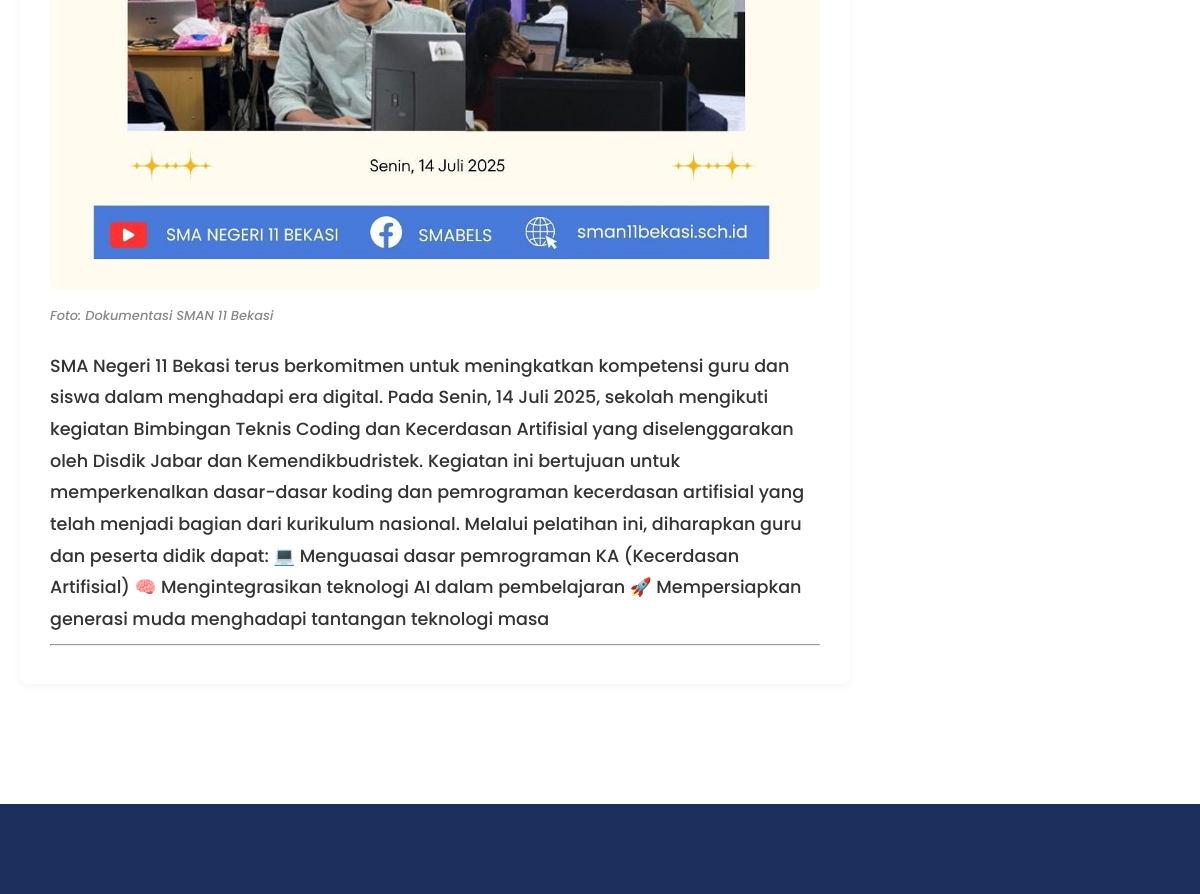
Page /news_detail.php?id=17 (middle part) on the earlier database version.
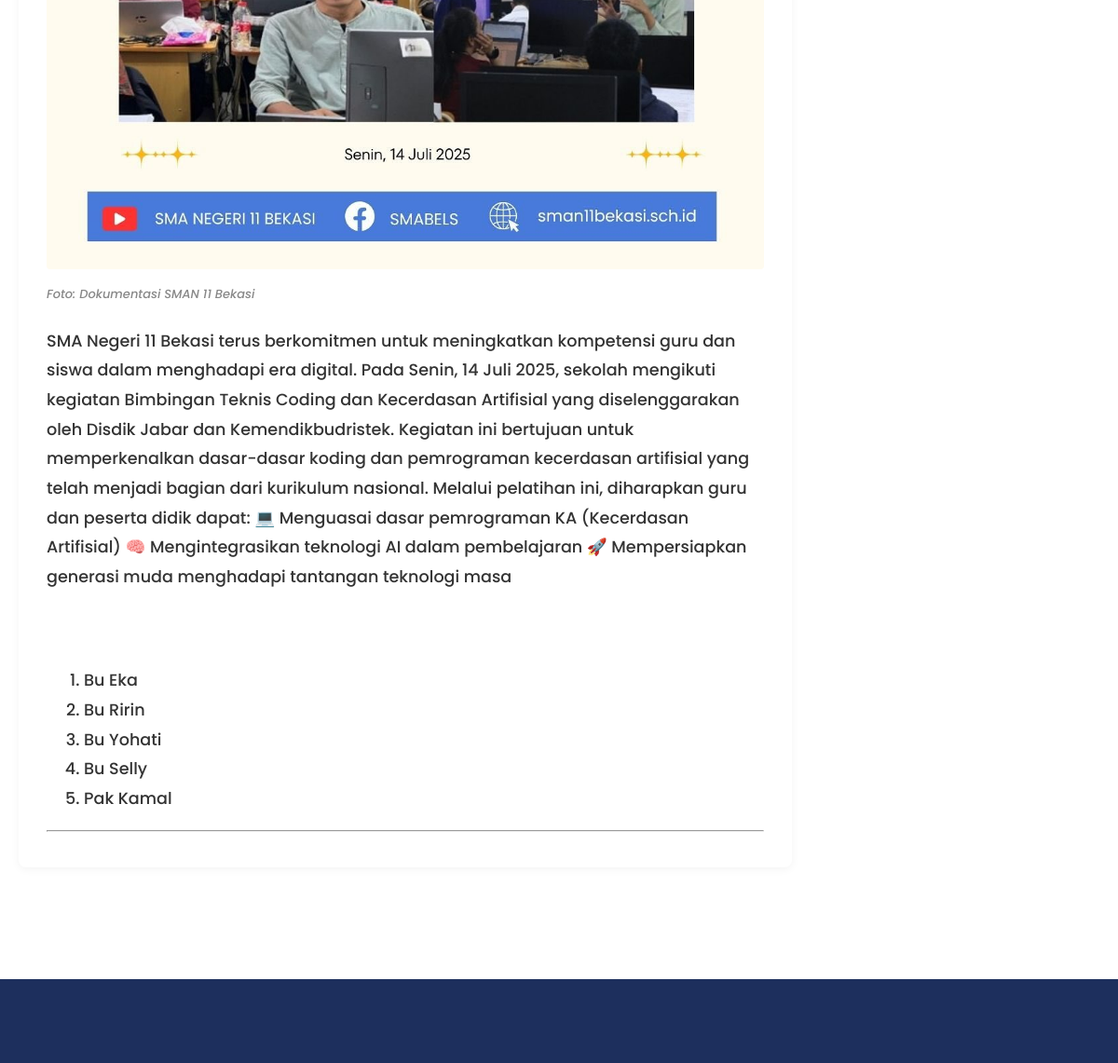
Same page on the later database version.
### tables this page shows
CREATE TABLE `berita` (
  `id` int(11) NOT NULL,
  `judul` varchar(255) DEFAULT NULL,
  `kategori` varchar(50) DEFAULT NULL,
  `isi` text DEFAULT NULL,
  `gambar` varchar(255) DEFAULT NULL,
  `tanggal` datetime DEFAULT current_timestamp()
);

### news_detail.php (the view, shortened to what this page needs)
<?php
include 'admin/config.php';
$id = intval($_GET['id']);
$q = mysqli_query($conn, "SELECT * FROM berita WHERE id = $id");
$b = mysqli_fetch_assoc($q);
?>
<!DOCTYPE html>
<html lang="id">
<head>
    <link rel="stylesheet" href="css/2.css">
    <link rel="stylesheet" href="css/main.css">
    <link rel="stylesheet" href="https://cdnjs.cloudflare.com/ajax/libs/font-awesome/6.5.0/css/all.min.css">
</head>
<body>
<div class="newscontainer">
    <main class="main-content">
        <div class="news-image-wrapper">
            <img src="admin/upload/<?= htmlspecialchars($b['gambar']) ?>" alt="<?= htmlspecialchars($b['judul']) ?>">
            <div class="image-caption">Foto: Dokumentasi SMAN 11 Bekasi</div>
        </div>
        <article class="news-body">
            <?= $b['isi'] ?>
        </article>
        <hr>
    </main>
    <aside class="sidebar">
    </aside>
</div>
<?php require 'template/footer.php'; ?>
</body>
</html>

### template/footer.php (shortened to what this page needs)
<div class="footer">
  <div class="contain">
  <div class="col">
    <h1>Link terkait</h1>
  </div>
</div>
</div>

### css/2.css (style rules this page uses)
:root { --primary-color: #1d2f5d; --second-color: #ffa200; --second-color-dark: #cd6e01; --content-bg: #e5edff; --white-color:#ffffff; --text-white-bg: #626262; --primary-font: "Poppins", sans-serif; --logo-font:"Poppins", sans-serif; --glass-bg: rgba(255, 255, 255, 0.85); --shadow: 0px 2px 25px 0px rgba(0, 0, 0, 0.182); --second-gradient: linear-gradient(135deg, #ffa200, #ff821c, #f47004); --primary-gradient: linear-gradient(180deg, #f0f0f0, #ffffff00); }
* { box-sizing: border-box; transition: 0.5s; scroll-behavior: smooth; }
html { scroll-behavior: smooth; transition: 0.5; }
body { margin: 0; height: 100%; width: 100%; font-family: var(--primary-font); transition: 0.5s; font-weight: 450; background-color: var(--white-color); }
.footer { width: 100%; height: auto; background-color: var(--primary-color); padding: 20px; gap: 20px; margin-top: 100px; }
.footer .contain { display: flex; padding: 20px; }
.footer .col { width: 100%; height: auto; float: left; box-sizing: border-box; -webkit-box-sizing: border-box; -moz-box-sizing: border-box; padding: 50px; }
.footer .col h1 { margin: 0; padding: 0; font-family: inherit; font-size: 12px; line-height: 17px; padding: 20px 0px 5px 0px; color: rgba(255, 255, 255, 0.845); font-weight: bold; text-transform: uppercase; letter-spacing: 0.250em; }

### css/main.css (style rules this page uses)
:root { --image-url: url('11.jpg'); --canvas-width: 450px; --canvas-height: 650px; }
@media screen and (max-width: 1200px) { .footer { padding: 5px; } }
@media screen and (max-width: 1200px) { .footer .contain { display: grid; grid-template-columns: auto; } }

### news_detail.php (style rules this page uses)
.newscontainer { max-width: 1300px; margin: 0 auto; padding: 20px; display: flex; flex-wrap: wrap; gap: 30px; }
.main-content { flex: 3; padding: 30px; border-radius: 8px; box-shadow: 0 2px 10px rgba(0,0,0,0.05); background: #fff; }
.sidebar { flex: 1; min-width: 300px; }
.news-image-wrapper img { width: 100%; height: auto; border-radius: 4px; margin-bottom: 10px; }
.image-caption { font-size: 13px; color: #888; margin-bottom: 25px; font-style: italic; }
.news-body { font-family: 'Poppins', sans-serif; font-size: 1.1rem; line-height: 1.8; color: #333; text-align: left; }
.news-body p { margin-bottom: 1.5rem; }

Differences in the rows shown:
changed berita: isi "…menghadapi tantangan teknologi masa" → "…menghadapi tantangan teknologi masa Bu Eka Bu Ririn Bu Yohati Bu Selly Pak Kamal"
